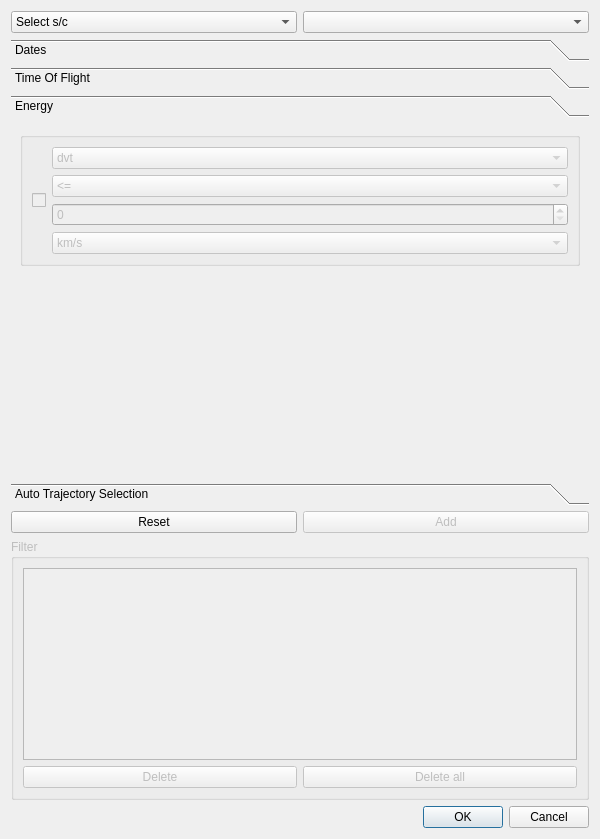
<?xml version="1.0" encoding="UTF-8"?>
<ui version="4.0">
 <class>sonet_pcp_filter</class>
 <widget class="QWidget" name="sonet_pcp_filter">
  <property name="enabled">
   <bool>true</bool>
  </property>
  <property name="geometry">
   <rect>
    <x>0</x>
    <y>0</y>
    <width>600</width>
    <height>839</height>
   </rect>
  </property>
  <property name="sizePolicy">
   <sizepolicy hsizetype="MinimumExpanding" vsizetype="MinimumExpanding">
    <horstretch>0</horstretch>
    <verstretch>0</verstretch>
   </sizepolicy>
  </property>
  <property name="minimumSize">
   <size>
    <width>0</width>
    <height>0</height>
   </size>
  </property>
  <property name="windowTitle">
   <string>SONet s/c filter editor</string>
  </property>
  <property name="accessibleName">
   <string/>
  </property>
  <layout class="QVBoxLayout" name="verticalLayout_2">
   <item>
    <layout class="QHBoxLayout" name="horizontalLayout_3">
     <item>
      <widget class="QComboBox" name="select_spacecraft">
       <property name="enabled">
        <bool>true</bool>
       </property>
       <item>
        <property name="text">
         <string>Select s/c</string>
        </property>
       </item>
      </widget>
     </item>
     <item>
      <widget class="QComboBox" name="select_trip"/>
     </item>
    </layout>
   </item>
   <item>
    <widget class="QToolBox" name="toolBox">
     <property name="currentIndex">
      <number>2</number>
     </property>
     <widget class="QWidget" name="page_3">
      <property name="geometry">
       <rect>
        <x>0</x>
        <y>0</y>
        <width>561</width>
        <height>482</height>
       </rect>
      </property>
      <attribute name="label">
       <string>Dates</string>
      </attribute>
      <layout class="QVBoxLayout" name="verticalLayout_6">
       <item>
        <widget class="QGroupBox" name="top_left_group_box">
         <property name="enabled">
          <bool>false</bool>
         </property>
         <property name="title">
          <string/>
         </property>
         <property name="flat">
          <bool>true</bool>
         </property>
         <layout class="QGridLayout" name="gridLayout_2">
          <item row="0" column="0">
           <layout class="QVBoxLayout" name="verticalLayout_11">
            <property name="sizeConstraint">
             <enum>QLayout::SetMinimumSize</enum>
            </property>
            <item>
             <widget class="QCheckBox" name="cb_dep_arriv_dates">
              <property name="enabled">
               <bool>false</bool>
              </property>
              <property name="cursor">
               <cursorShape>PointingHandCursor</cursorShape>
              </property>
              <property name="text">
               <string/>
              </property>
              <property name="checked">
               <bool>false</bool>
              </property>
             </widget>
            </item>
            <item>
             <layout class="QVBoxLayout" name="verticalLayout_14">
              <item>
               <widget class="QComboBox" name="combo_dept_arriv">
                <property name="enabled">
                 <bool>false</bool>
                </property>
                <property name="sizePolicy">
                 <sizepolicy hsizetype="MinimumExpanding" vsizetype="Fixed">
                  <horstretch>0</horstretch>
                  <verstretch>0</verstretch>
                 </sizepolicy>
                </property>
                <item>
                 <property name="text">
                  <string>Departs</string>
                 </property>
                </item>
                <item>
                 <property name="text">
                  <string>Arrives</string>
                 </property>
                </item>
               </widget>
              </item>
              <item>
               <widget class="QComboBox" name="combo_planet">
                <property name="enabled">
                 <bool>false</bool>
                </property>
                <property name="sizePolicy">
                 <sizepolicy hsizetype="MinimumExpanding" vsizetype="Fixed">
                  <horstretch>0</horstretch>
                  <verstretch>0</verstretch>
                 </sizepolicy>
                </property>
                <item>
                 <property name="text">
                  <string>Earth</string>
                 </property>
                </item>
                <item>
                 <property name="text">
                  <string>Mars</string>
                 </property>
                </item>
               </widget>
              </item>
             </layout>
            </item>
            <item>
             <spacer name="verticalSpacer_3">
              <property name="enabled">
               <bool>false</bool>
              </property>
              <property name="orientation">
               <enum>Qt::Vertical</enum>
              </property>
              <property name="sizeHint" stdset="0">
               <size>
                <width>20</width>
                <height>40</height>
               </size>
              </property>
             </spacer>
            </item>
            <item>
             <layout class="QVBoxLayout" name="verticalLayout_12">
              <property name="sizeConstraint">
               <enum>QLayout::SetMinimumSize</enum>
              </property>
              <item>
               <layout class="QVBoxLayout" name="verticalLayout_7">
                <property name="sizeConstraint">
                 <enum>QLayout::SetMinimumSize</enum>
                </property>
                <item>
                 <widget class="QCheckBox" name="cb_dates_2">
                  <property name="enabled">
                   <bool>false</bool>
                  </property>
                  <property name="cursor">
                   <cursorShape>PointingHandCursor</cursorShape>
                  </property>
                  <property name="text">
                   <string/>
                  </property>
                 </widget>
                </item>
                <item>
                 <layout class="QVBoxLayout" name="verticalLayout_13">
                  <item>
                   <widget class="QComboBox" name="combo_when_2">
                    <property name="enabled">
                     <bool>false</bool>
                    </property>
                    <property name="sizePolicy">
                     <sizepolicy hsizetype="MinimumExpanding" vsizetype="Fixed">
                      <horstretch>0</horstretch>
                      <verstretch>0</verstretch>
                     </sizepolicy>
                    </property>
                    <item>
                     <property name="text">
                      <string>On</string>
                     </property>
                    </item>
                    <item>
                     <property name="text">
                      <string>Before</string>
                     </property>
                    </item>
                    <item>
                     <property name="text">
                      <string>After</string>
                     </property>
                    </item>
                   </widget>
                  </item>
                  <item>
                   <widget class="QDateEdit" name="dateEdit">
                    <property name="enabled">
                     <bool>false</bool>
                    </property>
                    <property name="sizePolicy">
                     <sizepolicy hsizetype="MinimumExpanding" vsizetype="Fixed">
                      <horstretch>0</horstretch>
                      <verstretch>0</verstretch>
                     </sizepolicy>
                    </property>
                    <property name="minimumDate">
                     <date>
                      <year>2020</year>
                      <month>1</month>
                      <day>1</day>
                     </date>
                    </property>
                    <property name="date">
                     <date>
                      <year>2021</year>
                      <month>5</month>
                      <day>1</day>
                     </date>
                    </property>
                   </widget>
                  </item>
                 </layout>
                </item>
               </layout>
              </item>
              <item>
               <spacer name="verticalSpacer">
                <property name="enabled">
                 <bool>false</bool>
                </property>
                <property name="orientation">
                 <enum>Qt::Vertical</enum>
                </property>
                <property name="sizeHint" stdset="0">
                 <size>
                  <width>20</width>
                  <height>40</height>
                 </size>
                </property>
               </spacer>
              </item>
              <item>
               <spacer name="verticalSpacer_2">
                <property name="enabled">
                 <bool>false</bool>
                </property>
                <property name="orientation">
                 <enum>Qt::Vertical</enum>
                </property>
                <property name="sizeHint" stdset="0">
                 <size>
                  <width>20</width>
                  <height>40</height>
                 </size>
                </property>
               </spacer>
              </item>
              <item>
               <layout class="QVBoxLayout" name="verticalLayout_3">
                <property name="sizeConstraint">
                 <enum>QLayout::SetMinimumSize</enum>
                </property>
                <item>
                 <widget class="QCheckBox" name="cb_dates_1">
                  <property name="enabled">
                   <bool>false</bool>
                  </property>
                  <property name="cursor">
                   <cursorShape>PointingHandCursor</cursorShape>
                  </property>
                  <property name="text">
                   <string/>
                  </property>
                 </widget>
                </item>
                <item>
                 <layout class="QHBoxLayout" name="horizontalLayout_4">
                  <property name="sizeConstraint">
                   <enum>QLayout::SetDefaultConstraint</enum>
                  </property>
                  <item>
                   <widget class="QComboBox" name="combo_at_least">
                    <property name="enabled">
                     <bool>false</bool>
                    </property>
                    <property name="sizePolicy">
                     <sizepolicy hsizetype="Preferred" vsizetype="Minimum">
                      <horstretch>0</horstretch>
                      <verstretch>0</verstretch>
                     </sizepolicy>
                    </property>
                    <item>
                     <property name="text">
                      <string>At least</string>
                     </property>
                    </item>
                    <item>
                     <property name="text">
                      <string>At maximum</string>
                     </property>
                    </item>
                    <item>
                     <property name="text">
                      <string>At the same time</string>
                     </property>
                    </item>
                   </widget>
                  </item>
                  <item>
                   <widget class="QSpinBox" name="spin_number">
                    <property name="enabled">
                     <bool>false</bool>
                    </property>
                    <property name="sizePolicy">
                     <sizepolicy hsizetype="MinimumExpanding" vsizetype="MinimumExpanding">
                      <horstretch>0</horstretch>
                      <verstretch>0</verstretch>
                     </sizepolicy>
                    </property>
                    <property name="minimumSize">
                     <size>
                      <width>0</width>
                      <height>26</height>
                     </size>
                    </property>
                    <property name="alignment">
                     <set>Qt::AlignLeading|Qt::AlignLeft|Qt::AlignTop</set>
                    </property>
                    <property name="maximum">
                     <number>999999</number>
                    </property>
                   </widget>
                  </item>
                  <item>
                   <widget class="QComboBox" name="combo_time_scale">
                    <property name="enabled">
                     <bool>false</bool>
                    </property>
                    <property name="sizePolicy">
                     <sizepolicy hsizetype="MinimumExpanding" vsizetype="MinimumExpanding">
                      <horstretch>0</horstretch>
                      <verstretch>0</verstretch>
                     </sizepolicy>
                    </property>
                    <property name="accessibleName">
                     <string>accesible</string>
                    </property>
                    <item>
                     <property name="text">
                      <string>Days</string>
                     </property>
                    </item>
                   </widget>
                  </item>
                  <item>
                   <widget class="QComboBox" name="combo_when">
                    <property name="enabled">
                     <bool>false</bool>
                    </property>
                    <property name="sizePolicy">
                     <sizepolicy hsizetype="MinimumExpanding" vsizetype="MinimumExpanding">
                      <horstretch>0</horstretch>
                      <verstretch>0</verstretch>
                     </sizepolicy>
                    </property>
                    <property name="currentIndex">
                     <number>1</number>
                    </property>
                    <item>
                     <property name="text">
                      <string>Before</string>
                     </property>
                    </item>
                    <item>
                     <property name="text">
                      <string>After</string>
                     </property>
                    </item>
                   </widget>
                  </item>
                 </layout>
                </item>
                <item>
                 <layout class="QHBoxLayout" name="horizontalLayout_10">
                  <item>
                   <widget class="QRadioButton" name="radio_mission">
                    <property name="enabled">
                     <bool>false</bool>
                    </property>
                    <property name="sizePolicy">
                     <sizepolicy hsizetype="Minimum" vsizetype="Minimum">
                      <horstretch>0</horstretch>
                      <verstretch>0</verstretch>
                     </sizepolicy>
                    </property>
                    <property name="cursor">
                     <cursorShape>PointingHandCursor</cursorShape>
                    </property>
                    <property name="text">
                     <string>Mission</string>
                    </property>
                   </widget>
                  </item>
                  <item>
                   <widget class="QRadioButton" name="radio_spacecraft">
                    <property name="enabled">
                     <bool>false</bool>
                    </property>
                    <property name="sizePolicy">
                     <sizepolicy hsizetype="Minimum" vsizetype="Minimum">
                      <horstretch>0</horstretch>
                      <verstretch>0</verstretch>
                     </sizepolicy>
                    </property>
                    <property name="cursor">
                     <cursorShape>PointingHandCursor</cursorShape>
                    </property>
                    <property name="text">
                     <string>S/C</string>
                    </property>
                   </widget>
                  </item>
                 </layout>
                </item>
                <item>
                 <widget class="QComboBox" name="combo_select_spacecraft">
                  <property name="enabled">
                   <bool>false</bool>
                  </property>
                  <property name="sizePolicy">
                   <sizepolicy hsizetype="MinimumExpanding" vsizetype="Minimum">
                    <horstretch>0</horstretch>
                    <verstretch>0</verstretch>
                   </sizepolicy>
                  </property>
                 </widget>
                </item>
                <item>
                 <widget class="QComboBox" name="combo_select_trip">
                  <property name="enabled">
                   <bool>false</bool>
                  </property>
                  <property name="sizePolicy">
                   <sizepolicy hsizetype="Preferred" vsizetype="Minimum">
                    <horstretch>0</horstretch>
                    <verstretch>0</verstretch>
                   </sizepolicy>
                  </property>
                 </widget>
                </item>
                <item>
                 <widget class="QComboBox" name="combo_event">
                  <property name="enabled">
                   <bool>false</bool>
                  </property>
                  <property name="sizePolicy">
                   <sizepolicy hsizetype="Preferred" vsizetype="Minimum">
                    <horstretch>0</horstretch>
                    <verstretch>0</verstretch>
                   </sizepolicy>
                  </property>
                  <item>
                   <property name="text">
                    <string>Select event</string>
                   </property>
                  </item>
                 </widget>
                </item>
               </layout>
              </item>
             </layout>
            </item>
           </layout>
          </item>
         </layout>
        </widget>
       </item>
      </layout>
     </widget>
     <widget class="QWidget" name="page_4">
      <property name="geometry">
       <rect>
        <x>0</x>
        <y>0</y>
        <width>576</width>
        <height>260</height>
       </rect>
      </property>
      <attribute name="label">
       <string>Time Of Flight</string>
      </attribute>
      <layout class="QVBoxLayout" name="verticalLayout_5">
       <item>
        <widget class="QGroupBox" name="time_of_flight_group_box">
         <property name="enabled">
          <bool>false</bool>
         </property>
         <property name="sizePolicy">
          <sizepolicy hsizetype="Expanding" vsizetype="Preferred">
           <horstretch>0</horstretch>
           <verstretch>0</verstretch>
          </sizepolicy>
         </property>
         <property name="title">
          <string/>
         </property>
         <property name="flat">
          <bool>true</bool>
         </property>
         <layout class="QGridLayout" name="gridLayout_5">
          <item row="0" column="1">
           <widget class="QCheckBox" name="cb_time_of_flight">
            <property name="enabled">
             <bool>false</bool>
            </property>
            <property name="sizePolicy">
             <sizepolicy hsizetype="Minimum" vsizetype="Fixed">
              <horstretch>0</horstretch>
              <verstretch>0</verstretch>
             </sizepolicy>
            </property>
            <property name="cursor">
             <cursorShape>PointingHandCursor</cursorShape>
            </property>
            <property name="text">
             <string/>
            </property>
            <property name="checked">
             <bool>false</bool>
            </property>
           </widget>
          </item>
          <item row="2" column="1">
           <spacer name="verticalSpacer_4">
            <property name="enabled">
             <bool>false</bool>
            </property>
            <property name="orientation">
             <enum>Qt::Vertical</enum>
            </property>
            <property name="sizeHint" stdset="0">
             <size>
              <width>20</width>
              <height>40</height>
             </size>
            </property>
           </spacer>
          </item>
          <item row="1" column="1">
           <layout class="QVBoxLayout" name="verticalLayout_10">
            <property name="sizeConstraint">
             <enum>QLayout::SetMinimumSize</enum>
            </property>
            <item>
             <widget class="QComboBox" name="combo_time_of_flight">
              <property name="enabled">
               <bool>false</bool>
              </property>
              <property name="sizePolicy">
               <sizepolicy hsizetype="Minimum" vsizetype="Fixed">
                <horstretch>0</horstretch>
                <verstretch>0</verstretch>
               </sizepolicy>
              </property>
              <item>
               <property name="text">
                <string>Time of flight</string>
               </property>
              </item>
             </widget>
            </item>
            <item>
             <widget class="QComboBox" name="combo_time_of_flight_operator">
              <property name="enabled">
               <bool>false</bool>
              </property>
              <property name="sizePolicy">
               <sizepolicy hsizetype="Minimum" vsizetype="Fixed">
                <horstretch>0</horstretch>
                <verstretch>0</verstretch>
               </sizepolicy>
              </property>
              <item>
               <property name="text">
                <string>&lt;=</string>
               </property>
              </item>
              <item>
               <property name="text">
                <string>&gt;=</string>
               </property>
              </item>
             </widget>
            </item>
            <item>
             <widget class="QSpinBox" name="spin_number_2">
              <property name="enabled">
               <bool>false</bool>
              </property>
              <property name="maximum">
               <number>10000</number>
              </property>
             </widget>
            </item>
            <item>
             <widget class="QComboBox" name="combo_time_scale_2">
              <property name="enabled">
               <bool>false</bool>
              </property>
              <property name="sizePolicy">
               <sizepolicy hsizetype="Minimum" vsizetype="Fixed">
                <horstretch>0</horstretch>
                <verstretch>0</verstretch>
               </sizepolicy>
              </property>
              <item>
               <property name="text">
                <string>Days</string>
               </property>
              </item>
              <item>
               <property name="text">
                <string>Weeks</string>
               </property>
              </item>
              <item>
               <property name="text">
                <string>Months</string>
               </property>
              </item>
              <item>
               <property name="text">
                <string>Years</string>
               </property>
              </item>
             </widget>
            </item>
           </layout>
          </item>
         </layout>
        </widget>
       </item>
      </layout>
     </widget>
     <widget class="QWidget" name="page_5">
      <property name="geometry">
       <rect>
        <x>0</x>
        <y>0</y>
        <width>576</width>
        <height>260</height>
       </rect>
      </property>
      <attribute name="label">
       <string>Energy</string>
      </attribute>
      <layout class="QVBoxLayout" name="verticalLayout_4">
       <item>
        <widget class="QGroupBox" name="energy_group_box">
         <property name="enabled">
          <bool>false</bool>
         </property>
         <property name="title">
          <string/>
         </property>
         <property name="flat">
          <bool>true</bool>
         </property>
         <layout class="QHBoxLayout" name="horizontalLayout_2">
          <item>
           <widget class="QCheckBox" name="cb_energy">
            <property name="enabled">
             <bool>false</bool>
            </property>
            <property name="sizePolicy">
             <sizepolicy hsizetype="Maximum" vsizetype="Fixed">
              <horstretch>0</horstretch>
              <verstretch>0</verstretch>
             </sizepolicy>
            </property>
            <property name="cursor">
             <cursorShape>PointingHandCursor</cursorShape>
            </property>
            <property name="text">
             <string/>
            </property>
            <property name="checked">
             <bool>false</bool>
            </property>
           </widget>
          </item>
          <item>
           <layout class="QVBoxLayout" name="verticalLayout_15">
            <item>
             <widget class="QComboBox" name="combo_energy_parameter">
              <property name="enabled">
               <bool>false</bool>
              </property>
              <item>
               <property name="text">
                <string>dvt</string>
               </property>
              </item>
              <item>
               <property name="text">
                <string>dvd</string>
               </property>
              </item>
              <item>
               <property name="text">
                <string>dva</string>
               </property>
              </item>
              <item>
               <property name="text">
                <string>c3d</string>
               </property>
              </item>
              <item>
               <property name="text">
                <string>c3a</string>
               </property>
              </item>
              <item>
               <property name="text">
                <string>theta</string>
               </property>
              </item>
             </widget>
            </item>
            <item>
             <widget class="QComboBox" name="combo_energy_operator">
              <property name="enabled">
               <bool>false</bool>
              </property>
              <property name="sizePolicy">
               <sizepolicy hsizetype="Minimum" vsizetype="Fixed">
                <horstretch>0</horstretch>
                <verstretch>0</verstretch>
               </sizepolicy>
              </property>
              <property name="minimumSize">
               <size>
                <width>0</width>
                <height>0</height>
               </size>
              </property>
              <item>
               <property name="text">
                <string>&lt;=</string>
               </property>
              </item>
              <item>
               <property name="text">
                <string>&gt;=</string>
               </property>
              </item>
             </widget>
            </item>
            <item>
             <widget class="QSpinBox" name="spin_energy_number">
              <property name="enabled">
               <bool>false</bool>
              </property>
              <property name="maximum">
               <number>10000</number>
              </property>
             </widget>
            </item>
            <item>
             <widget class="QComboBox" name="combo_energy_units">
              <property name="enabled">
               <bool>false</bool>
              </property>
              <item>
               <property name="text">
                <string>km/s</string>
               </property>
              </item>
              <item>
               <property name="text">
                <string>km2/s2</string>
               </property>
              </item>
              <item>
               <property name="text">
                <string>deg</string>
               </property>
              </item>
             </widget>
            </item>
           </layout>
          </item>
         </layout>
        </widget>
       </item>
       <item>
        <spacer name="verticalSpacer_7">
         <property name="orientation">
          <enum>Qt::Vertical</enum>
         </property>
         <property name="sizeHint" stdset="0">
          <size>
           <width>20</width>
           <height>40</height>
          </size>
         </property>
        </spacer>
       </item>
      </layout>
     </widget>
     <widget class="QWidget" name="auto_trajectory_page">
      <property name="geometry">
       <rect>
        <x>0</x>
        <y>0</y>
        <width>576</width>
        <height>260</height>
       </rect>
      </property>
      <attribute name="label">
       <string>Auto Trajectory Selection</string>
      </attribute>
      <layout class="QVBoxLayout" name="verticalLayout_8">
       <item>
        <layout class="QGridLayout" name="gridLayout_3">
         <item row="1" column="0">
          <widget class="QGroupBox" name="auto_trajectory_gb">
           <property name="enabled">
            <bool>false</bool>
           </property>
           <property name="title">
            <string/>
           </property>
           <property name="flat">
            <bool>true</bool>
           </property>
           <layout class="QVBoxLayout" name="verticalLayout_9">
            <item>
             <widget class="QCheckBox" name="auto_traj_sel_cb_enabled">
              <property name="enabled">
               <bool>false</bool>
              </property>
              <property name="text">
               <string/>
              </property>
             </widget>
            </item>
            <item>
             <layout class="QHBoxLayout" name="horizontalLayout_5">
              <item>
               <widget class="QComboBox" name="auto_traj_sel_cmb_min_max">
                <property name="enabled">
                 <bool>false</bool>
                </property>
                <item>
                 <property name="text">
                  <string>Min</string>
                 </property>
                </item>
                <item>
                 <property name="text">
                  <string>Max</string>
                 </property>
                </item>
               </widget>
              </item>
              <item>
               <widget class="QComboBox" name="auto_traj_sel_cmb_item">
                <property name="enabled">
                 <bool>false</bool>
                </property>
                <property name="currentIndex">
                 <number>4</number>
                </property>
                <item>
                 <property name="text">
                  <string>Departure date</string>
                 </property>
                </item>
                <item>
                 <property name="text">
                  <string>Arrival date</string>
                 </property>
                </item>
                <item>
                 <property name="text">
                  <string>tof</string>
                 </property>
                </item>
                <item>
                 <property name="text">
                  <string>theta</string>
                 </property>
                </item>
                <item>
                 <property name="text">
                  <string>dvt</string>
                 </property>
                </item>
                <item>
                 <property name="text">
                  <string>dvd</string>
                 </property>
                </item>
                <item>
                 <property name="text">
                  <string>dva</string>
                 </property>
                </item>
                <item>
                 <property name="text">
                  <string>c3d</string>
                 </property>
                </item>
                <item>
                 <property name="text">
                  <string>c3a</string>
                 </property>
                </item>
               </widget>
              </item>
             </layout>
            </item>
            <item>
             <spacer name="verticalSpacer_5">
              <property name="orientation">
               <enum>Qt::Vertical</enum>
              </property>
              <property name="sizeHint" stdset="0">
               <size>
                <width>20</width>
                <height>40</height>
               </size>
              </property>
             </spacer>
            </item>
           </layout>
          </widget>
         </item>
        </layout>
       </item>
      </layout>
     </widget>
    </widget>
   </item>
   <item>
    <layout class="QHBoxLayout" name="horizontalLayout_9">
     <item>
      <widget class="QPushButton" name="pb_reset">
       <property name="enabled">
        <bool>true</bool>
       </property>
       <property name="text">
        <string>Reset</string>
       </property>
      </widget>
     </item>
     <item>
      <widget class="QPushButton" name="pb_add">
       <property name="enabled">
        <bool>false</bool>
       </property>
       <property name="text">
        <string>Add</string>
       </property>
      </widget>
     </item>
    </layout>
   </item>
   <item>
    <widget class="QGroupBox" name="bottom_group_box">
     <property name="enabled">
      <bool>false</bool>
     </property>
     <property name="title">
      <string>Filter</string>
     </property>
     <property name="flat">
      <bool>true</bool>
     </property>
     <layout class="QVBoxLayout" name="verticalLayout">
      <item>
       <layout class="QGridLayout" name="bottom_grid_layout">
        <item row="1" column="0">
         <layout class="QHBoxLayout" name="horizontalLayout_14">
          <item>
           <widget class="QPushButton" name="pb_delete">
            <property name="enabled">
             <bool>false</bool>
            </property>
            <property name="text">
             <string>Delete</string>
            </property>
           </widget>
          </item>
          <item>
           <widget class="QPushButton" name="pb_delete_all">
            <property name="enabled">
             <bool>false</bool>
            </property>
            <property name="text">
             <string>Delete all</string>
            </property>
           </widget>
          </item>
         </layout>
        </item>
        <item row="0" column="0">
         <widget class="QTableView" name="applied_filters_table_view">
          <property name="enabled">
           <bool>false</bool>
          </property>
          <property name="sizePolicy">
           <sizepolicy hsizetype="MinimumExpanding" vsizetype="Maximum">
            <horstretch>0</horstretch>
            <verstretch>0</verstretch>
           </sizepolicy>
          </property>
          <property name="minimumSize">
           <size>
            <width>100</width>
            <height>0</height>
           </size>
          </property>
          <property name="alternatingRowColors">
           <bool>true</bool>
          </property>
          <property name="selectionBehavior">
           <enum>QAbstractItemView::SelectRows</enum>
          </property>
          <attribute name="horizontalHeaderStretchLastSection">
           <bool>true</bool>
          </attribute>
          <attribute name="verticalHeaderStretchLastSection">
           <bool>false</bool>
          </attribute>
         </widget>
        </item>
       </layout>
      </item>
     </layout>
    </widget>
   </item>
   <item>
    <widget class="QDialogButtonBox" name="dialog_button_box">
     <property name="enabled">
      <bool>true</bool>
     </property>
     <property name="cursor">
      <cursorShape>PointingHandCursor</cursorShape>
     </property>
     <property name="standardButtons">
      <set>QDialogButtonBox::Cancel|QDialogButtonBox::Ok</set>
     </property>
    </widget>
   </item>
   <item>
    <layout class="QHBoxLayout" name="status_bar_HLayout"/>
   </item>
  </layout>
 </widget>
 <resources/>
 <connections>
  <connection>
   <sender>select_spacecraft</sender>
   <signal>activated(QString)</signal>
   <receiver>cb_dep_arriv_dates</receiver>
   <slot>show()</slot>
   <hints>
    <hint type="sourcelabel">
     <x>340</x>
     <y>25</y>
    </hint>
    <hint type="destinationlabel">
     <x>170</x>
     <y>89</y>
    </hint>
   </hints>
  </connection>
 </connections>
</ui>
